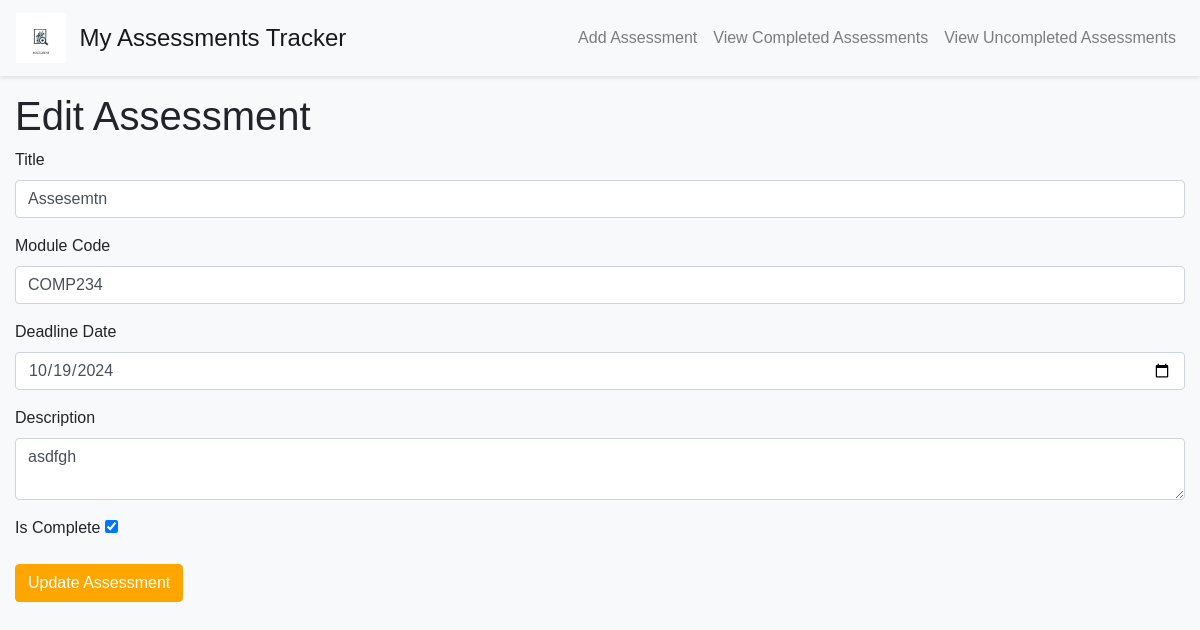
Page /edit/4 on the earlier database version.
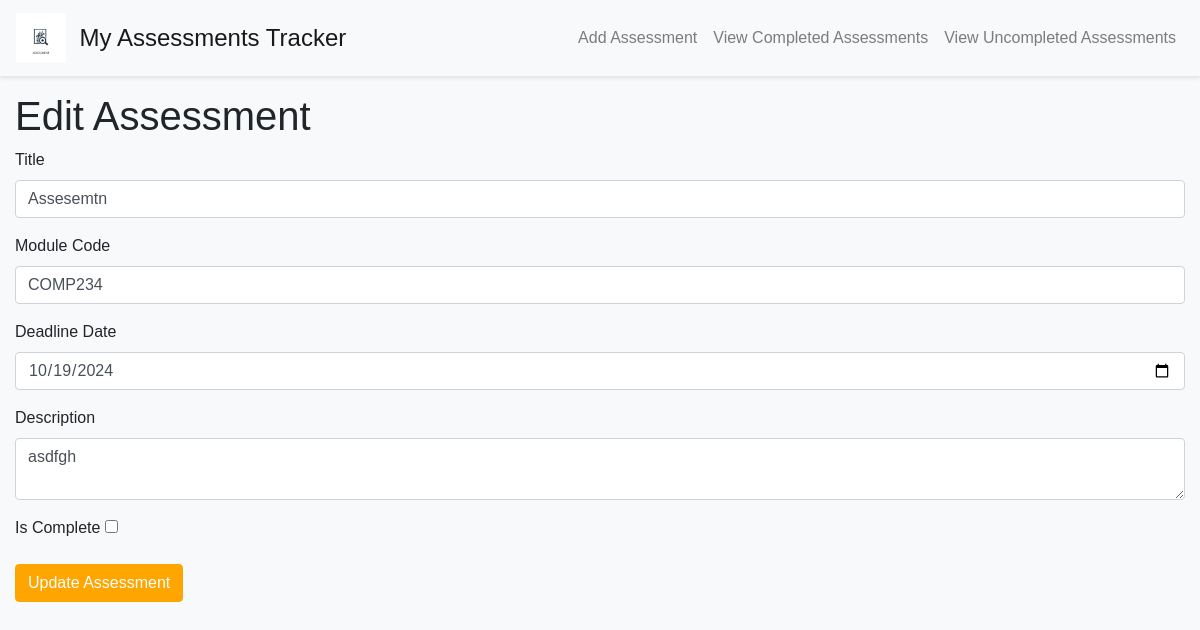
Same page on the later database version.
### app/models.py (models this page shows)
class Assessment(db.Model):
    id = db.Column(db.Integer, primary_key=True)
    title = db.Column(db.String(100), nullable=False)
    module_code = db.Column(db.String(20), nullable=False)
    deadline_date = db.Column(db.DateTime, nullable=False)
    description = db.Column(db.Text, nullable=False)
    is_complete = db.Column(db.Boolean, default=False)

### app/views.py (the view, shortened to what this page needs)
@app.route('/edit/<int:assessment_id>', methods=['GET', 'POST'])
def edit_assessment(assessment_id):
    assessment = Assessment.query.get_or_404(assessment_id)
    form = AssessmentForm(obj=assessment)
    return render_template('edit_assessment.html', title='Edit Assessment', form=form, assessment=assessment)

### app/forms.py
class AssessmentForm(FlaskForm):
    title = StringField('Title', validators=[DataRequired()])
    module_code = StringField('Module Code', validators=[DataRequired()])
    deadline_date = DateField('Deadline Date', format='%Y-%m-%d', validators=[DataRequired()])
    description = TextAreaField('Description', validators=[DataRequired()])
    is_complete = BooleanField('Is Complete')
    submit = SubmitField('Add Assessment')

### app/templates/edit_assessment.html (shortened to what this page needs)
{% extends "base.html" %}
{% block content %}
  <h1>Edit Assessment</h1>
  <form method="post" action="{{ url_for('edit_assessment', assessment_id=assessment.id) }}">
    <div class="form-group">
        {{ form.title.label }}
        {{ form.title(class_="form-control") }}
    </div>
    <div class="form-group">
        {{ form.module_code.label }}
        {{ form.module_code(class_="form-control") }}
    </div>
    <div class="form-group">
        {{ form.deadline_date.label }}
        {{ form.deadline_date(class_="form-control") }}
    </div>
    <div class="form-group">
        {{ form.description.label }}
        {{ form.description(class_="form-control") }}
    </div>
    <div class="form-group">
        {{ form.is_complete.label }}
        {{ form.is_complete() }}
    </div>
    <button type="submit" class="btn btn-primary">Update Assessment</button>
  </form>
{% endblock %}

Differences in the rows shown:
changed Assessment "Assesemtn": is_complete "☑" → "☐"
